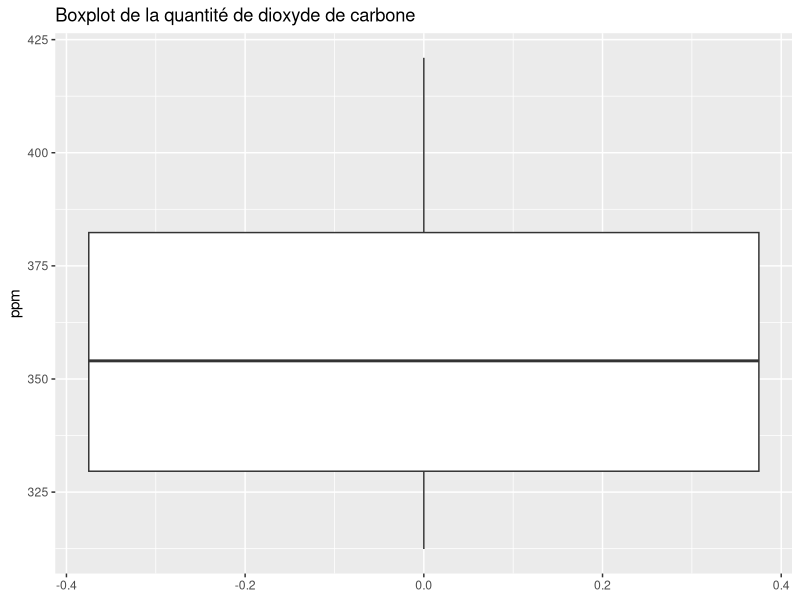
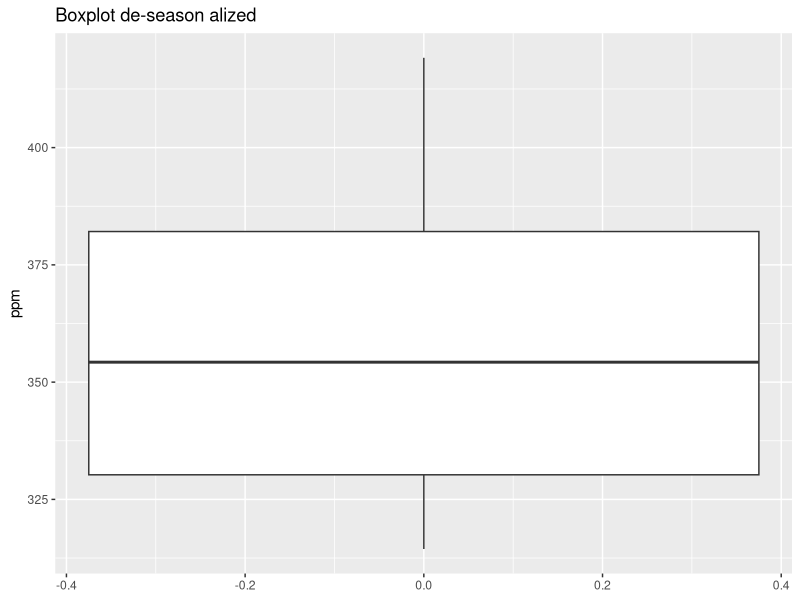
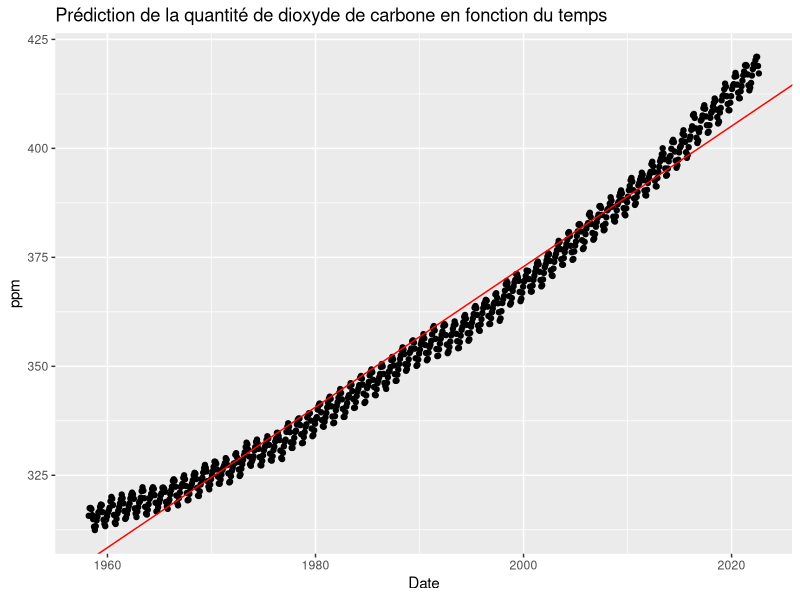

The R script that drew these images, in order:
################################################################################
#                                                                              #
#               Etude descriptive de la table Carbone dioxyde                  #
#                   Variable intéressante : monthly average                    #
#                                                                              #
################################################################################

# Librairie 

library("tidyverse")
library("ggplot2")

# importation des données

CD = read.table(file = 'datasets_nasa/carbon-dioxyde.txt', header = FALSE, skip = 54)
CD = CD[-c(1,2)]
header = c('Date', 'monthly average', 'de-season alized', '#days', 'st.dev of days', 'unc. of mon mean')
colnames(CD) = header
head(CD)

# Statistique descriptives de la variable monthly average

summary(CD$`monthly average`)

# Boxplot des variables 

ggplot(CD) +
  geom_boxplot(
    aes(y = `monthly average`)
  )+ labs(title="Boxplot de la quantité de dioxyde de carbone",y="ppm")

ggplot(CD) +
  geom_boxplot(
    aes(y = `de-season alized`)
  )+ labs(title="Boxplot de-season alized",y="ppm")

# graphiques d'analyse

# monthly average : scatterplot + droite de régression simple

model1 = lm(CD$`monthly average`~CD$Date)
sumModel1 = summary(model1)
sumModel1

ggplot(data = CD)  +
  geom_point(aes(x = Date, y = `monthly average`))+
  geom_abline(intercept = sumModel1$coefficients[1],
              slope = sumModel1$coefficients[2], color="red")+
  labs(title = "Prédiction de la quantité de dioxyde de carbone en fonction du temps",
       x = "Date", y="ppm")
